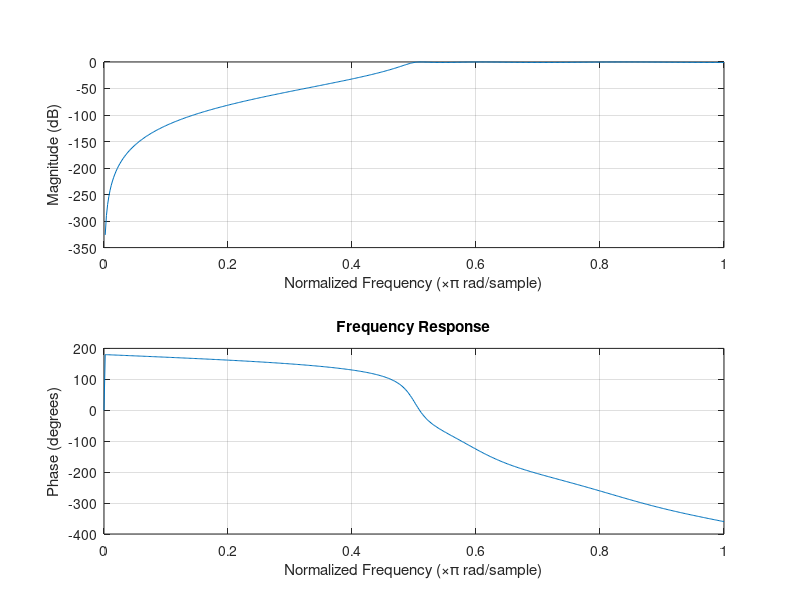
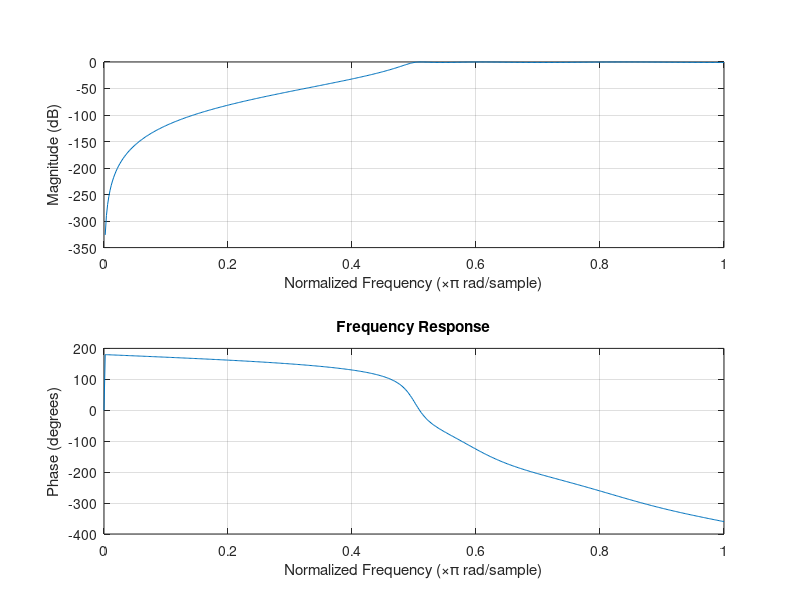
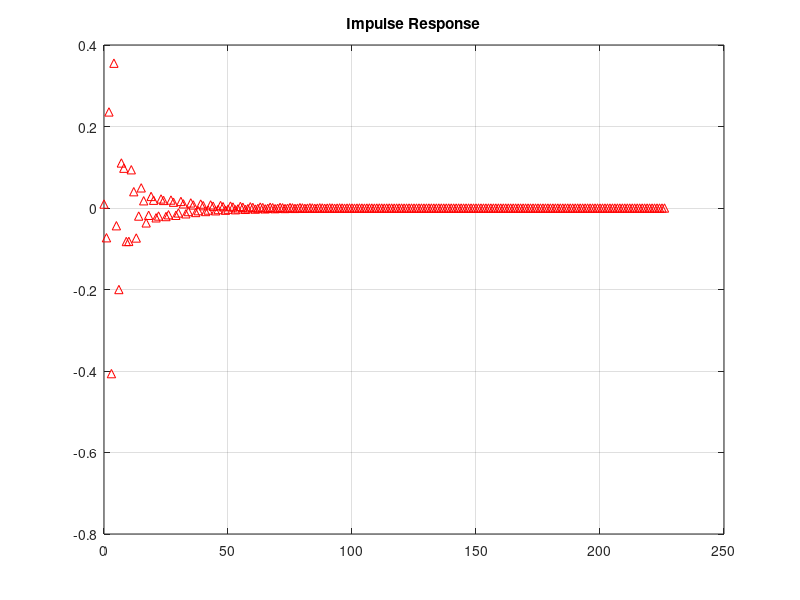
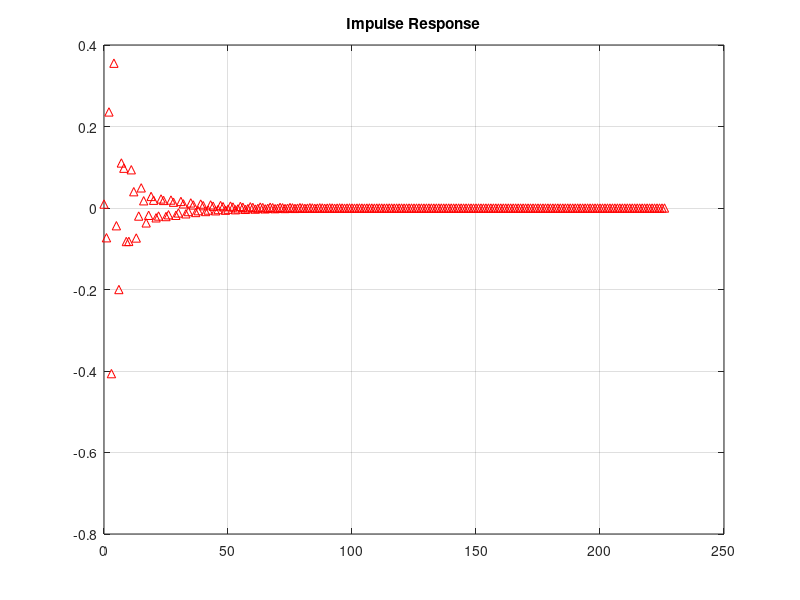

These figures' MATLAB source, in order:
clc;
clear;
close all;

% Specifications
Rp = 1;      % Passband Ripple (dB)
Rs = 40;     % Stopband Attenuation (dB)
Wp = 0.5;    % Passband Edge
Ws = 0.35;   % Stopband Edge

% Find Filter Order
[n,Wn] = cheb1ord(Wp, Ws, Rp, Rs);

% Design High-Pass Filter
[b,a] = cheby1(n, Rp, Wn, 'high');

%% Frequency Response
figure;
freqz(b,a);
title('Frequency Response');
saveas(gcf,'Cheby1_HPF_Frequency_Response.png');
savefig('Cheby1_HPF_Frequency_Response.fig');

%% Impulse Response
figure;
impz(b,a);
grid on;
title('Impulse Response');
saveas(gcf,'Cheby1_HPF_Impulse_Response.png');
savefig('Cheby1_HPF_Impulse_Response.fig');

%% Group Delay
figure;
grpdelay(b,a);
grid on;
title('Group Delay');
saveas(gcf,'Cheby1_HPF_Group_Delay.png');
savefig('Cheby1_HPF_Group_Delay.fig');

%% Pole-Zero Plot
figure;
zplane(b,a);
grid on;
title('Pole-Zero Plot');
saveas(gcf,'Cheby1_HPF_Pole_Zero_Plot.png');
savefig('Cheby1_HPF_Pole_Zero_Plot.fig');

%% Display Results
fprintf('Filter Order = %d\n', n);
fprintf('Cutoff Frequency = %.4f\n', Wn);
